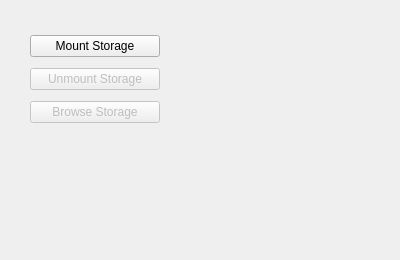
<?xml version="1.0" encoding="UTF-8"?>
<ui version="4.0">
 <class>AccountTab</class>
 <widget class="QWidget" name="AccountTab">
  <property name="geometry">
   <rect>
    <x>0</x>
    <y>0</y>
    <width>400</width>
    <height>260</height>
   </rect>
  </property>
  <property name="sizePolicy">
   <sizepolicy hsizetype="Fixed" vsizetype="Fixed">
    <horstretch>0</horstretch>
    <verstretch>0</verstretch>
   </sizepolicy>
  </property>
  <property name="windowTitle">
   <string>Form</string>
  </property>
  <widget class="QWidget" name="verticalLayoutWidget">
   <property name="geometry">
    <rect>
     <x>30</x>
     <y>30</y>
     <width>130</width>
     <height>100</height>
    </rect>
   </property>
   <layout class="QVBoxLayout" name="verticalLayout">
    <item>
     <widget class="QPushButton" name="buttonMount">
      <property name="text">
       <string>Mount Storage</string>
      </property>
     </widget>
    </item>
    <item>
     <widget class="QPushButton" name="buttonUnmount">
      <property name="enabled">
       <bool>false</bool>
      </property>
      <property name="text">
       <string>Unmount Storage</string>
      </property>
     </widget>
    </item>
    <item>
     <widget class="QPushButton" name="buttonBrowse">
      <property name="enabled">
       <bool>false</bool>
      </property>
      <property name="text">
       <string>Browse Storage</string>
      </property>
     </widget>
    </item>
   </layout>
  </widget>
 </widget>
 <resources/>
 <connections>
  <connection>
   <sender>buttonMount</sender>
   <signal>clicked()</signal>
   <receiver>AccountTab</receiver>
   <slot>Mount()</slot>
   <hints>
    <hint type="sourcelabel">
     <x>94</x>
     <y>45</y>
    </hint>
    <hint type="destinationlabel">
     <x>199</x>
     <y>129</y>
    </hint>
   </hints>
  </connection>
  <connection>
   <sender>buttonUnmount</sender>
   <signal>clicked()</signal>
   <receiver>AccountTab</receiver>
   <slot>Unmount()</slot>
   <hints>
    <hint type="sourcelabel">
     <x>94</x>
     <y>78</y>
    </hint>
    <hint type="destinationlabel">
     <x>199</x>
     <y>129</y>
    </hint>
   </hints>
  </connection>
  <connection>
   <sender>buttonBrowse</sender>
   <signal>clicked()</signal>
   <receiver>AccountTab</receiver>
   <slot>Browse()</slot>
   <hints>
    <hint type="sourcelabel">
     <x>94</x>
     <y>111</y>
    </hint>
    <hint type="destinationlabel">
     <x>199</x>
     <y>129</y>
    </hint>
   </hints>
  </connection>
 </connections>
 <slots>
  <slot>Mount()</slot>
  <slot>Unmount()</slot>
  <slot>Browse()</slot>
 </slots>
</ui>
